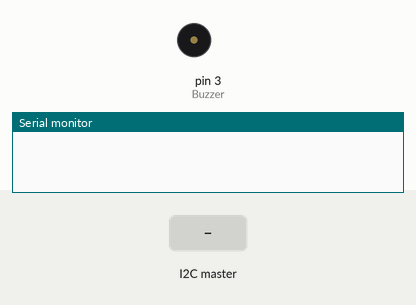
Simulated run of this sketch. Board: Arduino Uno, built with avr-gcc and run on an emulated ATmega328P. Shown: buzzer (waves = sounding), the last lines printed to the serial monitor. The test bench sets the inputs (shaded band).

Above: at 1.2 s.
1.3 s: the I2C master sends the byte 1
At 1.7 s:
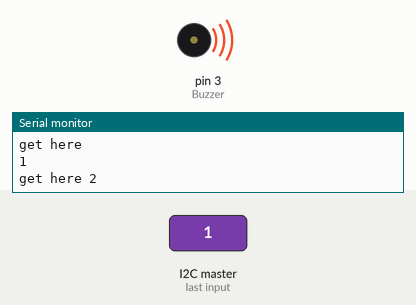
Timing chart, 0 to 4.3 s (numbered marks = the images above; inputs shaded):
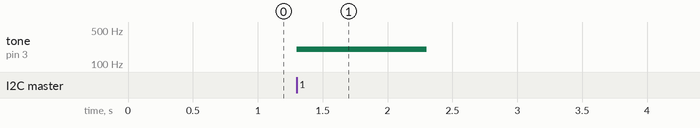

The sketch:

testBuzzer.ino
```cpp
#include <Wire.h>
int Buzzer = 3;
volatile int passwordState = 0 ;


void setup() {
Wire.begin(8);
pinMode(Buzzer, OUTPUT);
Wire.onReceive(receiveEvent);
Serial.begin(9600);


}

void loop() {


}

void receiveEvent(int howMany) {
  Serial.println("get here");
  while (Wire.available() > 0) { // loop through all but the last
    int c  =Wire.read(); // receive byte as a character
    passwordState = c;
    Serial.println(passwordState);
  }
    if(passwordState==1){
        Serial.print("get here 2");
      tone(Buzzer,200,1000);
    }else{
      Serial.print(passwordState); // print the character
    }

}
```

Measured:
- after the input at 1.3 s, tone on pin 3 (Buzzer): silent → 200 Hz at once, → silent 1.0 s later
